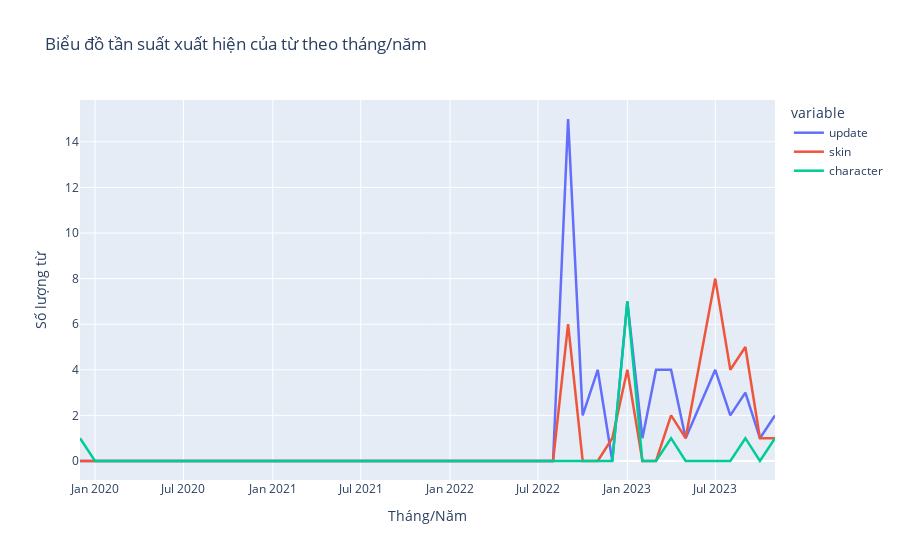

Source (notebook cell):
### Code cell
# Vẽ biểu đồ line
fig = px.line(time_word_freq, x='date', y=['update', 'skin', 'character'],
              labels={'value':'Số lượng từ', 'date':'Tháng/Năm'},
              title='Biểu đồ tần suất xuất hiện của từ theo tháng/năm')

# Chỉnh màu sắc cho mỗi loại từ
fig.update_traces(line=dict(width=2.5))
fig.update_layout(showlegend=True)

fig.show()
